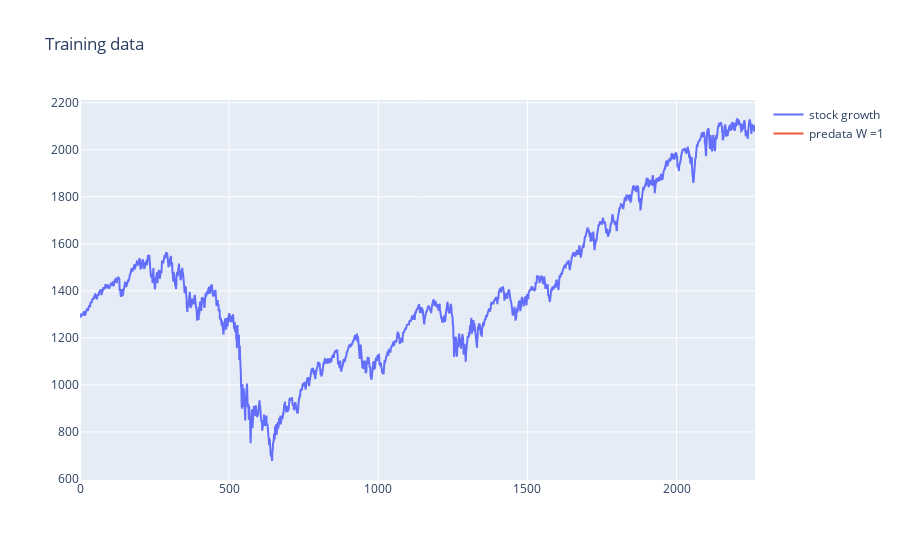
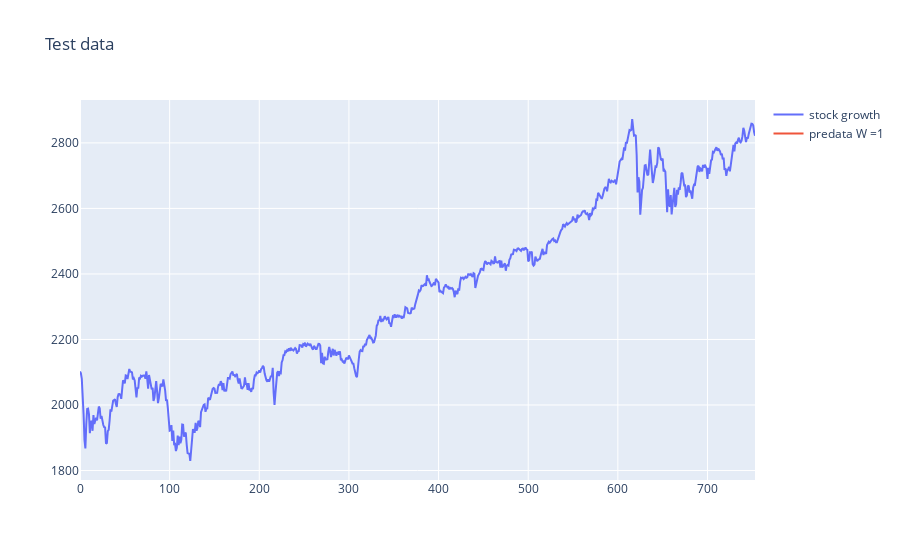

Source (notebook cell) for these figures, in order:
### Markdown cell above
# actor model loading
actor_load_dir = "actor"
agent.load_models(actor_load_dir,0, critic = False, actor = True)

### Code cell
growth_buyhold = UtilFuncs.plot_data(agent, data, data_extra, data_extraWindow, window_size, training = True)
data_val, data_extra_val = UtilFuncs.get_data("validationdata", data_extraWindow, colab = using_colab)
l_val = len(data_val)-1
growth_buyhold_val = UtilFuncs.plot_data(agent, data_val, data_extra_val, data_extraWindow, window_size, training = False)

### Figure 1 — Plotly figure (JSON) as saved in the notebook; plotly's stock layout.template omitted (floating-point values rounded to 4 significant figures; data arrays with more than 128 entries replaced by an {"elided": "..."} marker saying what was removed)
{"data": [{"mode": "lines", "name": "stock growth", "type": "scatter", "x": {"elided": "2264 int values"}, "y": {"elided": "2264 float values"}}, {"mode": "lines", "name": "predata W =1", "type": "scatter", "x": [0], "y": [1286.0]}], "layout": {"autosize": true, "showlegend": true, "title": {"text": "Training data"}, "xaxis": {"autorange": true, "range": [0, 2263], "type": "linear"}, "yaxis": {"autorange": true, "range": [595.7, 2212.0], "type": "linear"}}}

### Figure 2 — Plotly figure (JSON) as saved in the notebook; plotly's stock layout.template omitted (floating-point values rounded to 4 significant figures; data arrays with more than 128 entries replaced by an {"elided": "..."} marker saying what was removed)
{"data": [{"mode": "lines", "name": "stock growth", "type": "scatter", "x": {"elided": "754 int values"}, "y": {"elided": "754 float values"}}, {"mode": "lines", "name": "predata W =1", "type": "scatter", "x": [0], "y": [2102.0]}], "layout": {"autosize": true, "showlegend": true, "title": {"text": "Test data"}, "xaxis": {"autorange": true, "range": [0, 753], "type": "linear"}, "yaxis": {"autorange": true, "range": [1771.0, 2931.0], "type": "linear"}}}
